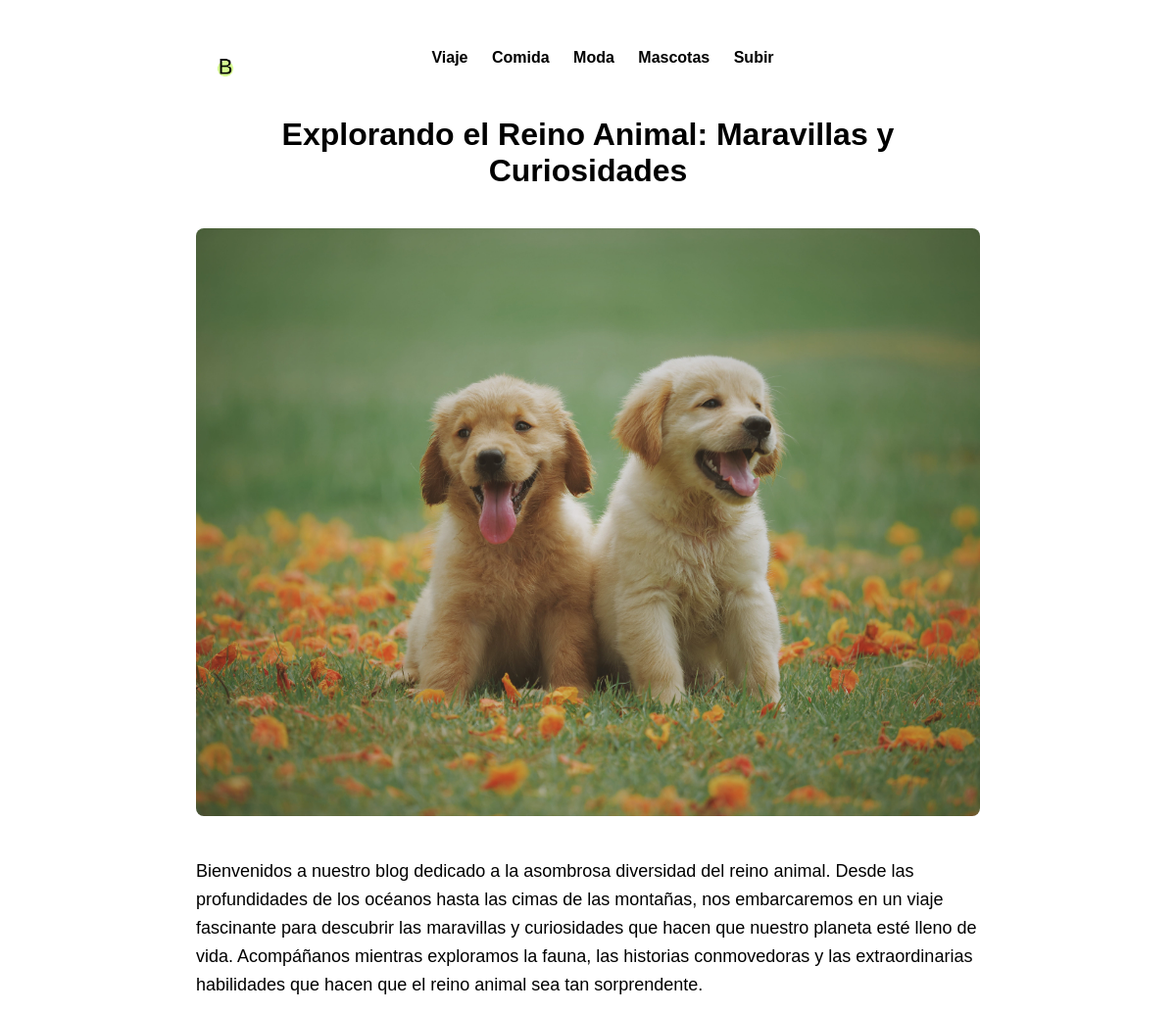
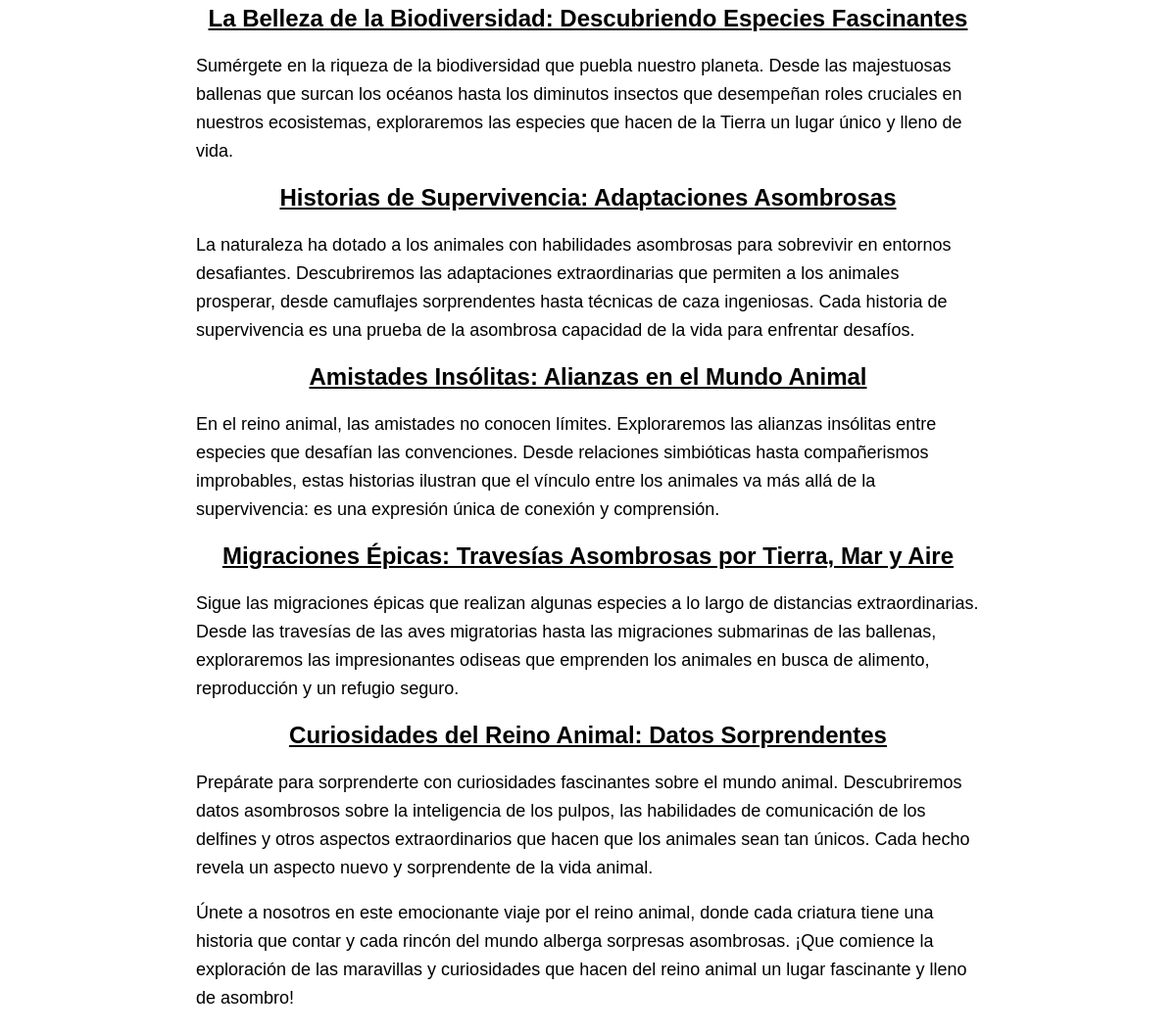
/detalle_articulo.php?id=25, run on the app's committed database (2 pictures, top to bottom).
### tables this page shows
CREATE TABLE `articulos` (
  `id` int(11) NOT NULL,
  `titulo` varchar(255) DEFAULT NULL,
  `contenido` text DEFAULT NULL,
  `imagen` varchar(255) DEFAULT NULL,
  `seccion` varchar(255) DEFAULT NULL
);

### detalle_articulo.php (the view, shortened to what this page needs)
<!DOCTYPE html>
<html lang="es">
<head>
    <link rel="stylesheet" href="styles.css">
</head>
<body>
    <header>
        <div>
            <a href="index.php"> <img src="images/logo.png" alt="Logo de tu blog" style="height: 40px; width: auto; float: left; border-radius: 50px;"></a>
        </div>
        <section>
            <a href="viaje.php">Viaje</a>
            <a href="comida.php">Comida</a>
            <a href="moda.php">Moda</a>
            <a href="mascotas.php">Mascotas</a>
            <a href="form_articulo.html">Subir</a>
        </section>
    </header>
    <?php
    $host = "localhost";
$usuario = "id21671733_celina";
$contrasena = "Cbc.45422691";
$base_de_datos = "id21671733_blog";
    $conexion = new mysqli($host, $usuario, $contrasena, $base_de_datos);
    $idArticulo = isset($_GET["id"]) ? $_GET["id"] : null;
    if ($idArticulo) {
        $sqlObtenerArticulo = "SELECT * FROM articulos WHERE id = ?";
        $stmt = $conexion->prepare($sqlObtenerArticulo);
        $stmt->bind_param("i", $idArticulo);
        $stmt->execute();
        $resultadoArticulo = $stmt->get_result();
        if ($resultadoArticulo->num_rows > 0) {
            $articulo = $resultadoArticulo->fetch_assoc();
            echo "<h1>" . $articulo["titulo"] . "</h1>";
            if (isset($articulo["imagen"])) {
                echo "<img src='" . htmlspecialchars($articulo["imagen"]) . "' alt='Imagen del artículo'>";
            }
            echo "<p>" . $articulo["contenido"] . "</p>";
        } else {
            echo "Artículo no encontrado.";
        }
    } else {
        echo "Artículo no seleccionado.";
    }
    ?>

### styles.css (style rules this page uses)
body { font-family: Arial, Helvetica, sans-serif; margin: 0; padding: 0; }
header { background-color: #ffffff; color: rgb(0, 0, 0); padding: 10px; text-align: center; }
header img { height: 40px; width: auto; margin-right: 10px; }
section { margin: 20px; }
section a { margin: 0 10px; text-decoration: none; color: #000000; font-weight: bold; }

### detalle_articulo.php (style rules this page uses)
body { text-align: center; max-width: 800px; margin: 0 auto; padding: 20px; }
h1 { margin-bottom: 20px; }
p { font-size: 18px; line-height: 1.6; text-align: left; margin-bottom: 15px; }
img { max-width: 100%; height: auto; margin: 20px 0; border-radius: 8px; }

### data on the page
articulos: titulo "Explorando el Reino Animal: Maravillas y Curiosidades", imagen (picture), contenido "Bienvenidos a nuestro blog dedicado a la asombrosa diversidad del reino animal. Desde las profundidades de los océanos hasta las cimas de las montañas, nos embarcaremos en un viaje fascinante para descubrir las maravillas y curiosidades que hacen que nuestro planeta esté lleno de vida. Acompáñanos mientras exploramos la fauna, las historias conmovedoras y las extraordinarias habilidades que hacen que el reino animal sea tan sorprendente. La Belleza de la Biodiversidad: Descubriendo Especies Fascinantes Sumérgete en la riqueza de la biodiversidad que puebla nuestro planeta. Desde las majestuosas ballenas que surcan los océanos hasta los diminutos insectos que desempeñan roles cruciales en…"
